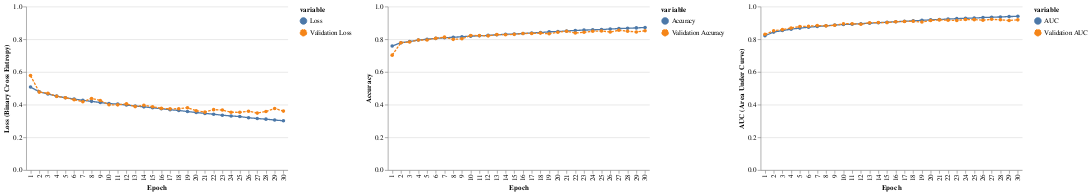

Notebook code for this chart:
### Code cell
c1 = (
    alt.Chart(source.melt(["Epoch"], ["Loss", "Validation Loss"]))
    .mark_line(point=alt.OverlayMarkDef())
    .encode(
        x=alt.X("Epoch", type="ordinal"),
        y=alt.Y("value", type="quantitative", title="Loss (Binary Cross Entropy)", scale=alt.Scale(domain=[0, 1])),
        color=alt.Color("variable"),
        strokeDash="variable"
    )
    .properties(
        height=250,
        width=400,
    )
)

c2 = (
    alt.Chart(source.melt(["Epoch"], ["Accuracy", "Validation Accuracy"]))
    .mark_line(point=alt.OverlayMarkDef())
    .encode(
        x=alt.X("Epoch", type="ordinal"),
        y=alt.Y("value", type="quantitative", title="Accuracy", scale=alt.Scale(domain=[0, 1])),
        color=alt.Color("variable"),
        strokeDash="variable"
    )
    .properties(
        height=250,
        width=400,
    )
)

c3 = (
    alt.Chart(source.melt(["Epoch"], ["AUC", "Validation AUC"]))
    .mark_line(point=alt.OverlayMarkDef())
    .encode(
        x=alt.X("Epoch", type="ordinal"),
        y=alt.Y("value", type="quantitative", title="AUC (Area Under Curve)", scale=alt.Scale(domain=[0, 1])),
        color=alt.Color("variable"),
        strokeDash="variable"
    )
    .properties(
        height=250,
        width=400,
    )
)


c4 = (
    alt.hconcat(c1, c2, c3)
    .resolve_scale(color="independent", strokeDash="independent")
    .configure_view(stroke=None)
)

display(c4)

### Figure 1 — Vega-Lite specification as saved in the notebook (floating-point values rounded to 4 significant figures)
{"config": {"view": {"continuousWidth": 400, "continuousHeight": 300, "stroke": null}}, "hconcat": [{"data": {"name": "data-553a46e61e95341a694c582c40290f8a"}, "mark": {"type": "line", "point": {}}, "encoding": {"color": {"field": "variable", "type": "nominal"}, "strokeDash": {"field": "variable", "type": "nominal"}, "x": {"field": "Epoch", "type": "ordinal"}, "y": {"field": "value", "scale": {"domain": [0, 1]}, "title": "Loss (Binary Cross Entropy)", "type": "quantitative"}}, "height": 250, "width": 400}, {"data": {"name": "data-1e8942a446f2d5803813a5a3438e71b2"}, "mark": {"type": "line", "point": {}}, "encoding": {"color": {"field": "variable", "type": "nominal"}, "strokeDash": {"field": "variable", "type": "nominal"}, "x": {"field": "Epoch", "type": "ordinal"}, "y": {"field": "value", "scale": {"domain": [0, 1]}, "title": "Accuracy", "type": "quantitative"}}, "height": 250, "width": 400}, {"data": {"name": "data-27253dd5e53748ba508d102292ffae6d"}, "mark": {"type": "line", "point": {}}, "encoding": {"color": {"field": "variable", "type": "nominal"}, "strokeDash": {"field": "variable", "type": "nominal"}, "x": {"field": "Epoch", "type": "ordinal"}, "y": {"field": "value", "scale": {"domain": [0, 1]}, "title": "AUC (Area Under Curve)", "type": "quantitative"}}, "height": 250, "width": 400}], "resolve": {"scale": {"color": "independent", "strokeDash": "independent"}}, "$schema": "https://vega.github.io/schema/vega-lite/v4.17.0.json", "datasets": {"data-553a46e61e95341a694c582c40290f8a": [{"Epoch": 1, "variable": "Loss", "value": 0.5075}, {"Epoch": 2, "variable": "Loss", "value": 0.4787}, {"Epoch": 3, "variable": "Loss", "value": 0.4652}, {"Epoch": 4, "variable": "Loss", "value": 0.452}, {"Epoch": 5, "variable": "Loss", "value": 0.4422}, {"Epoch": 6, "variable": "Loss", "value": 0.4341}, {"Epoch": 7, "variable": "Loss", "value": 0.4263}, {"Epoch": 8, "variable": "Loss", "value": 0.4202}, {"Epoch": 9, "variable": "Loss", "value": 0.4128}, {"Epoch": 10, "variable": "Loss", "value": 0.4066}, {"Epoch": 11, "variable": "Loss", "value": 0.4033}, {"Epoch": 12, "variable": "Loss", "value": 0.3975}, {"Epoch": 13, "variable": "Loss", "value": 0.3919}, {"Epoch": 14, "variable": "Loss", "value": 0.3864}, {"Epoch": 15, "variable": "Loss", "value": 0.3806}, {"Epoch": 16, "variable": "Loss", "value": 0.3753}, {"Epoch": 17, "variable": "Loss", "value": 0.3688}, {"Epoch": 18, "variable": "Loss", "value": 0.3646}, {"Epoch": 19, "variable": "Loss", "value": 0.3578}, {"Epoch": 20, "variable": "Loss", "value": 0.3519}, {"Epoch": 21, "variable": "Loss", "value": 0.3463}, {"Epoch": 22, "variable": "Loss", "value": 0.3416}, {"Epoch": 23, "variable": "Loss", "value": 0.3351}, {"Epoch": 24, "variable": "Loss", "value": 0.3309}, {"Epoch": 25, "variable": "Loss", "value": 0.3272}, {"Epoch": 26, "variable": "Loss", "value": 0.3199}, {"Epoch": 27, "variable": "Loss", "value": 0.315}, {"Epoch": 28, "variable": "Loss", "value": 0.3112}, {"Epoch": 29, "variable": "Loss", "value": 0.3059}, {"Epoch": 30, "variable": "Loss", "value": 0.3014}, {"Epoch": 1, "variable": "Validation Loss", "value": 0.5777}, {"Epoch": 2, "variable": "Validation Loss", "value": 0.4767}, {"Epoch": 3, "variable": "Validation Loss", "value": 0.4699}, {"Epoch": 4, "variable": "Validation Loss", "value": 0.4506}, {"Epoch": 5, "variable": "Validation Loss", "value": 0.4416}, {"Epoch": 6, "variable": "Validation Loss", "value": 0.4301}, {"Epoch": 7, "variable": "Validation Loss", "value": 0.4181}, {"Epoch": 8, "variable": "Validation Loss", "value": 0.4379}, {"Epoch": 9, "variable": "Validation Loss", "value": 0.4256}, {"Epoch": 10, "variable": "Validation Loss", "value": 0.3992}, {"Epoch": 11, "variable": "Validation Loss", "value": 0.3987}, {"Epoch": 12, "variable": "Validation Loss", "value": 0.4046}, {"Epoch": 13, "variable": "Validation Loss", "value": 0.3879}, {"Epoch": 14, "variable": "Validation Loss", "value": 0.3964}, {"Epoch": 15, "variable": "Validation Loss", "value": 0.3871}, {"Epoch": 16, "variable": "Validation Loss", "value": 0.3773}, {"Epoch": 17, "variable": "Validation Loss", "value": 0.3743}, {"Epoch": 18, "variable": "Validation Loss", "value": 0.3752}, {"Epoch": 19, "variable": "Validation Loss", "value": 0.3813}, {"Epoch": 20, "variable": "Validation Loss", "value": 0.3627}, {"Epoch": 21, "variable": "Validation Loss", "value": 0.3543}, {"Epoch": 22, "variable": "Validation Loss", "value": 0.3694}, {"Epoch": 23, "variable": "Validation Loss", "value": 0.3667}, {"Epoch": 24, "variable": "Validation Loss", "value": 0.3536}, {"Epoch": 25, "variable": "Validation Loss", "value": 0.3531}, {"Epoch": 26, "variable": "Validation Loss", "value": 0.36}, {"Epoch": 27, "variable": "Validation Loss", "value": 0.3483}, {"Epoch": 28, "variable": "Validation Loss", "value": 0.3582}, {"Epoch": 29, "variable": "Validation Loss", "value": 0.3766}, {"Epoch": 30, "variable": "Validation Loss", "value": 0.3605}], "data-1e8942a446f2d5803813a5a3438e71b2": [{"Epoch": 1, "variable": "Accuracy", "value": 0.7589}, {"Epoch": 2, "variable": "Accuracy", "value": 0.7785}, {"Epoch": 3, "variable": "Accuracy", "value": 0.7857}, {"Epoch": 4, "variable": "Accuracy", "value": 0.7952}, {"Epoch": 5, "variable": "Accuracy", "value": 0.8002}, {"Epoch": 6, "variable": "Accuracy", "value": 0.8052}, {"Epoch": 7, "variable": "Accuracy", "value": 0.8088}, {"Epoch": 8, "variable": "Accuracy", "value": 0.812}, {"Epoch": 9, "variable": "Accuracy", "value": 0.8153}, {"Epoch": 10, "variable": "Accuracy", "value": 0.819}, {"Epoch": 11, "variable": "Accuracy", "value": 0.8209}, {"Epoch": 12, "variable": "Accuracy", "value": 0.8234}, {"Epoch": 13, "variable": "Accuracy", "value": 0.8274}, {"Epoch": 14, "variable": "Accuracy", "value": 0.8301}, {"Epoch": 15, "variable": "Accuracy", "value": 0.8324}, {"Epoch": 16, "variable": "Accuracy", "value": 0.8352}, {"Epoch": 17, "variable": "Accuracy", "value": 0.8382}, {"Epoch": 18, "variable": "Accuracy", "value": 0.8412}, {"Epoch": 19, "variable": "Accuracy", "value": 0.8451}, {"Epoch": 20, "variable": "Accuracy", "value": 0.8473}, {"Epoch": 21, "variable": "Accuracy", "value": 0.8503}, {"Epoch": 22, "variable": "Accuracy", "value": 0.854}, {"Epoch": 23, "variable": "Accuracy", "value": 0.8559}, {"Epoch": 24, "variable": "Accuracy", "value": 0.8574}, {"Epoch": 25, "variable": "Accuracy", "value": 0.8594}, {"Epoch": 26, "variable": "Accuracy", "value": 0.8626}, {"Epoch": 27, "variable": "Accuracy", "value": 0.8652}, {"Epoch": 28, "variable": "Accuracy", "value": 0.8672}, {"Epoch": 29, "variable": "Accuracy", "value": 0.8694}, {"Epoch": 30, "variable": "Accuracy", "value": 0.8716}, {"Epoch": 1, "variable": "Validation Accuracy", "value": 0.7028}, {"Epoch": 2, "variable": "Validation Accuracy", "value": 0.7786}, {"Epoch": 3, "variable": "Validation Accuracy", "value": 0.7832}, {"Epoch": 4, "variable": "Validation Accuracy", "value": 0.7953}, {"Epoch": 5, "variable": "Validation Accuracy", "value": 0.7956}, {"Epoch": 6, "variable": "Validation Accuracy", "value": 0.8055}, {"Epoch": 7, "variable": "Validation Accuracy", "value": 0.8129}, {"Epoch": 8, "variable": "Validation Accuracy", "value": 0.7992}, {"Epoch": 9, "variable": "Validation Accuracy", "value": 0.8027}, {"Epoch": 10, "variable": "Validation Accuracy", "value": 0.8232}, {"Epoch": 11, "variable": "Validation Accuracy", "value": 0.8222}, {"Epoch": 12, "variable": "Validation Accuracy", "value": 0.8208}, {"Epoch": 13, "variable": "Validation Accuracy", "value": 0.8284}, {"Epoch": 14, "variable": "Validation Accuracy", "value": 0.8278}, {"Epoch": 15, "variable": "Validation Accuracy", "value": 0.8298}, {"Epoch": 16, "variable": "Validation Accuracy", "value": 0.8349}, {"Epoch": 17, "variable": "Validation Accuracy", "value": 0.8356}, {"Epoch": 18, "variable": "Validation Accuracy", "value": 0.8375}, {"Epoch": 19, "variable": "Validation Accuracy", "value": 0.8333}, {"Epoch": 20, "variable": "Validation Accuracy", "value": 0.8432}, {"Epoch": 21, "variable": "Validation Accuracy", "value": 0.8493}, {"Epoch": 22, "variable": "Validation Accuracy", "value": 0.8381}, {"Epoch": 23, "variable": "Validation Accuracy", "value": 0.8424}, {"Epoch": 24, "variable": "Validation Accuracy", "value": 0.8492}, {"Epoch": 25, "variable": "Validation Accuracy", "value": 0.8505}, {"Epoch": 26, "variable": "Validation Accuracy", "value": 0.8445}, {"Epoch": 27, "variable": "Validation Accuracy", "value": 0.8549}, {"Epoch": 28, "variable": "Validation Accuracy", "value": 0.849}, {"Epoch": 29, "variable": "Validation Accuracy", "value": 0.8443}, {"Epoch": 30, "variable": "Validation Accuracy", "value": 0.852}], "data-27253dd5e53748ba508d102292ffae6d": [{"Epoch": 1, "variable": "AUC", "value": 0.8212}, {"Epoch": 2, "variable": "AUC", "value": 0.8438}, {"Epoch": 3, "variable": "AUC", "value": 0.8531}, {"Epoch": 4, "variable": "AUC", "value": 0.8617}, {"Epoch": 5, "variable": "AUC", "value": 0.8681}, {"Epoch": 6, "variable": "AUC", "value": 0.8734}, {"Epoch": 7, "variable": "AUC", "value": 0.8783}, {"Epoch": 8, "variable": "AUC", "value": 0.8822}, {"Epoch": 9, "variable": "AUC", "value": 0.8865}, {"Epoch": 10, "variable": "AUC", "value": 0.8901}, {"Epoch": 11, "variable": "AUC", "value": 0.892}, {"Epoch": 12, "variable": "AUC", "value": 0.8952}, {"Epoch": 13, "variable": "AUC", "value": 0.8982}, {"Epoch": 14, "variable": "AUC", "value": 0.9012}, {"Epoch": 15, "variable": "AUC", "value": 0.9042}, {"Epoch": 16, "variable": "AUC", "value": 0.9069}, {"Epoch": 17, "variable": "AUC", "value": 0.9101}, {"Epoch": 18, "variable": "AUC", "value": 0.9123}, {"Epoch": 19, "variable": "AUC", "value": 0.9157}, {"Epoch": 20, "variable": "AUC", "value": 0.9185}, {"Epoch": 21, "variable": "AUC", "value": 0.921}, {"Epoch": 22, "variable": "AUC", "value": 0.9231}, {"Epoch": 23, "variable": "AUC", "value": 0.9261}, {"Epoch": 24, "variable": "AUC", "value": 0.928}, {"Epoch": 25, "variable": "AUC", "value": 0.9296}, {"Epoch": 26, "variable": "AUC", "value": 0.9328}, {"Epoch": 27, "variable": "AUC", "value": 0.9348}, {"Epoch": 28, "variable": "AUC", "value": 0.9364}, {"Epoch": 29, "variable": "AUC", "value": 0.9385}, {"Epoch": 30, "variable": "AUC", "value": 0.9402}, {"Epoch": 1, "variable": "Validation AUC", "value": 0.8303}, {"Epoch": 2, "variable": "Validation AUC", "value": 0.8519}, {"Epoch": 3, "variable": "Validation AUC", "value": 0.859}, {"Epoch": 4, "variable": "Validation AUC", "value": 0.8685}, {"Epoch": 5, "variable": "Validation AUC", "value": 0.8783}, {"Epoch": 6, "variable": "Validation AUC", "value": 0.8797}, {"Epoch": 7, "variable": "Validation AUC", "value": 0.884}, {"Epoch": 8, "variable": "Validation AUC", "value": 0.8819}, {"Epoch": 9, "variable": "Validation AUC", "value": 0.8851}, {"Epoch": 10, "variable": "Validation AUC", "value": 0.8944}, {"Epoch": 11, "variable": "Validation AUC", "value": 0.8952}, {"Epoch": 12, "variable": "Validation AUC", "value": 0.892}, {"Epoch": 13, "variable": "Validation AUC", "value": 0.9009}, {"Epoch": 14, "variable": "Validation AUC", "value": 0.9023}, {"Epoch": 15, "variable": "Validation AUC", "value": 0.9016}, {"Epoch": 16, "variable": "Validation AUC", "value": 0.9072}, {"Epoch": 17, "variable": "Validation AUC", "value": 0.9084}, {"Epoch": 18, "variable": "Validation AUC", "value": 0.9096}, {"Epoch": 19, "variable": "Validation AUC", "value": 0.9054}, {"Epoch": 20, "variable": "Validation AUC", "value": 0.9144}, {"Epoch": 21, "variable": "Validation AUC", "value": 0.9183}, {"Epoch": 22, "variable": "Validation AUC", "value": 0.9163}, {"Epoch": 23, "variable": "Validation AUC", "value": 0.9142}, {"Epoch": 24, "variable": "Validation AUC", "value": 0.9203}, {"Epoch": 25, "variable": "Validation AUC", "value": 0.9198}, {"Epoch": 26, "variable": "Validation AUC", "value": 0.9166}, {"Epoch": 27, "variable": "Validation AUC", "value": 0.9219}, {"Epoch": 28, "variable": "Validation AUC", "value": 0.9188}, {"Epoch": 29, "variable": "Validation AUC", "value": 0.9148}, {"Epoch": 30, "variable": "Validation AUC", "value": 0.9187}]}}
